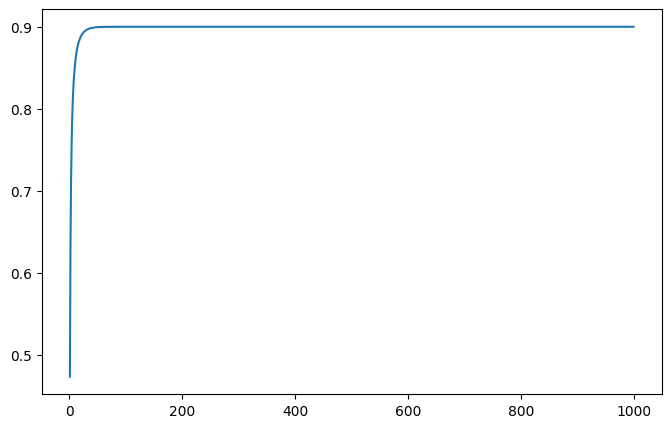

The Python source for this figure:
import matplotlib.pyplot as plt
import pandas as pd
import numpy as np
import os


if __name__ == '__main__':
    kernel_size = 40
    min_loss = 14
    max_scaler = 1
    log_level = 1

    fig, axlist = plt.subplots(1, 1, figsize=(8, 5))
    axlist = [axlist]
    ax = axlist[0]

    xs = np.arange(1, 1000, 1)
    ys = []
    beta2 = 0.9
    for x in xs:
        t = x + 1
        ys.append( beta2 * (1 - beta2**(t - 1)) / (1 - beta2**t) )

    ax.plot(xs, ys)

    plt.savefig('/admin/home-mitchellw/forks/open_clip_fork/plots/adamw_sched.png', bbox_inches='tight')



